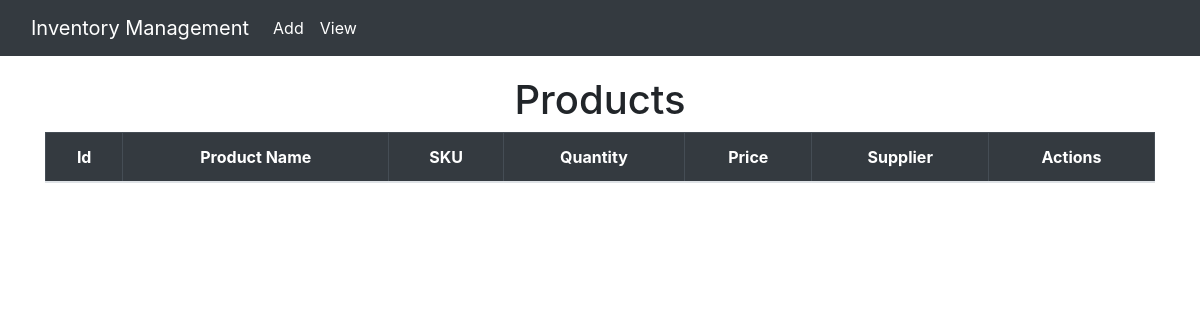
The page /list/ on the database as committed earlier.
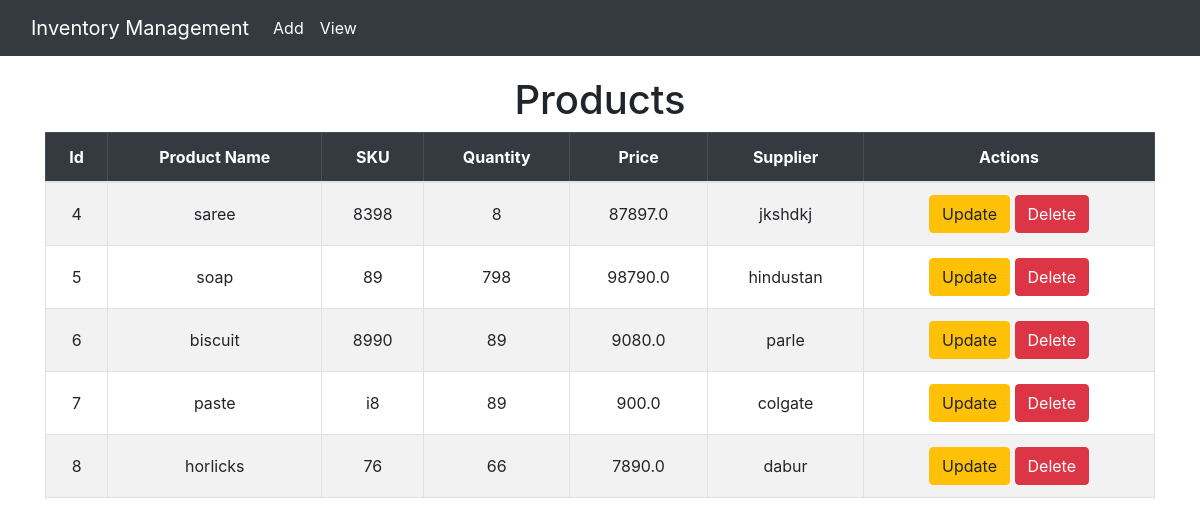
The same page on the database as committed later.
### invApp/models.py (models this page shows, shortened)
class Product(models.Model):
    product_id = models.AutoField(primary_key=True)
    name = models.CharField(max_length=100)
    sku = models.CharField(max_length=50, unique=True)
    quantity = models.IntegerField()
    price = models.FloatField()
    supplier = models.CharField(max_length=100)

### invApp/views.py (the view)
def product_list_view(request):
    products = Product.objects.all()
    return render(request, 'invApp/product_list.html', {'products':products})

### invApp/templates/invApp/product_list.html
{% extends "invApp/layout.html" %} {% block title %}Product Items{% endblock %}
{% block content %}
<h1 class="text-center">Products</h1>
<table class="table table-bordered table-striped">
  <thead class="table-dark">
    <tr class="text-center">
      <th>Id</th>
      <th>Product Name</th>
      <th>SKU</th>
      <th>Quantity</th>
      <th>Price</th>
      <th>Supplier</th>
      <th>Actions</th>
    </tr>
  </thead>
  <tbody>
    {% for product in products %}
    <tr class="text-center">
      <td>{{product.product_id}}</td>
      <td>{{product.name}}</td>
      <td>{{product.sku}}</td>
      <td>{{product.quantity}}</td>
      <td>{{product.price}}</td>
      <td>{{product.supplier}}</td>
      <td>
        <a
          href="{% url 'product_update' product.product_id %}"
          class="btn btn-warning"
          >Update</a
        >
        <a
          href="{% url 'product_delete' product.product_id %}"
          class="btn btn-danger"
          >Delete</a
        >
      </td>
    </tr>
    {% endfor %}
  </tbody>
</table>
{% endblock %}

### invApp/templates/invApp/layout.html (shortened to what this page needs)
<!DOCTYPE html>
<html lang="en">
  <head>
    <link
      href="https://cdn.jsdelivr.net/npm/bootstrap@4.5.2/dist/css/bootstrap.min.css"
      rel="stylesheet"
    />
  </head>
  <body>
    <nav class="navbar navbar-expand-lg navbar-dark bg-dark">
      <div class="container-fluid">
        <a class="navbar-brand" href="{% url 'home' %}">Inventory Management</a>
        <div class="collapse navbar-collapse" id="navbarNavAltMarkup">
          <div class="navbar-nav">
            <a class="nav-link" href="{% url 'product_create' %}">Add</a>
            <a class="nav-link" href="{% url 'product_list' %}">View</a>
          </div>
        </div>
      </div>
    </nav>
    <div class="container">{% block content %} {% endblock %}</div>
  </body>
</html>

### invApp/templates/invApp/layout.html (style rules this page uses)
.navbar { background-color: #343a40; }
.nav-brand, .nav-link { color: #fff !important; }
.container { margin-top: 20px; }
.table th, .table td { vertical-align: middle; }

Rows that differ between the two databases and show on the page:
added Product: product_id "4", name "saree", sku "8398", quantity "8", price "87897.0", supplier "jkshdkj"
added Product: product_id "5", name "soap", sku "89", quantity "798", price "98790.0", supplier "hindustan"
added Product: product_id "6", name "biscuit", sku "8990", quantity "89", price "9080.0", supplier "parle"
added Product: product_id "7", name "paste", sku "i8", quantity "89", price "900.0", supplier "colgate"
added Product: product_id "8", name "horlicks", sku "76", quantity "66", price "7890.0", supplier "dabur"
